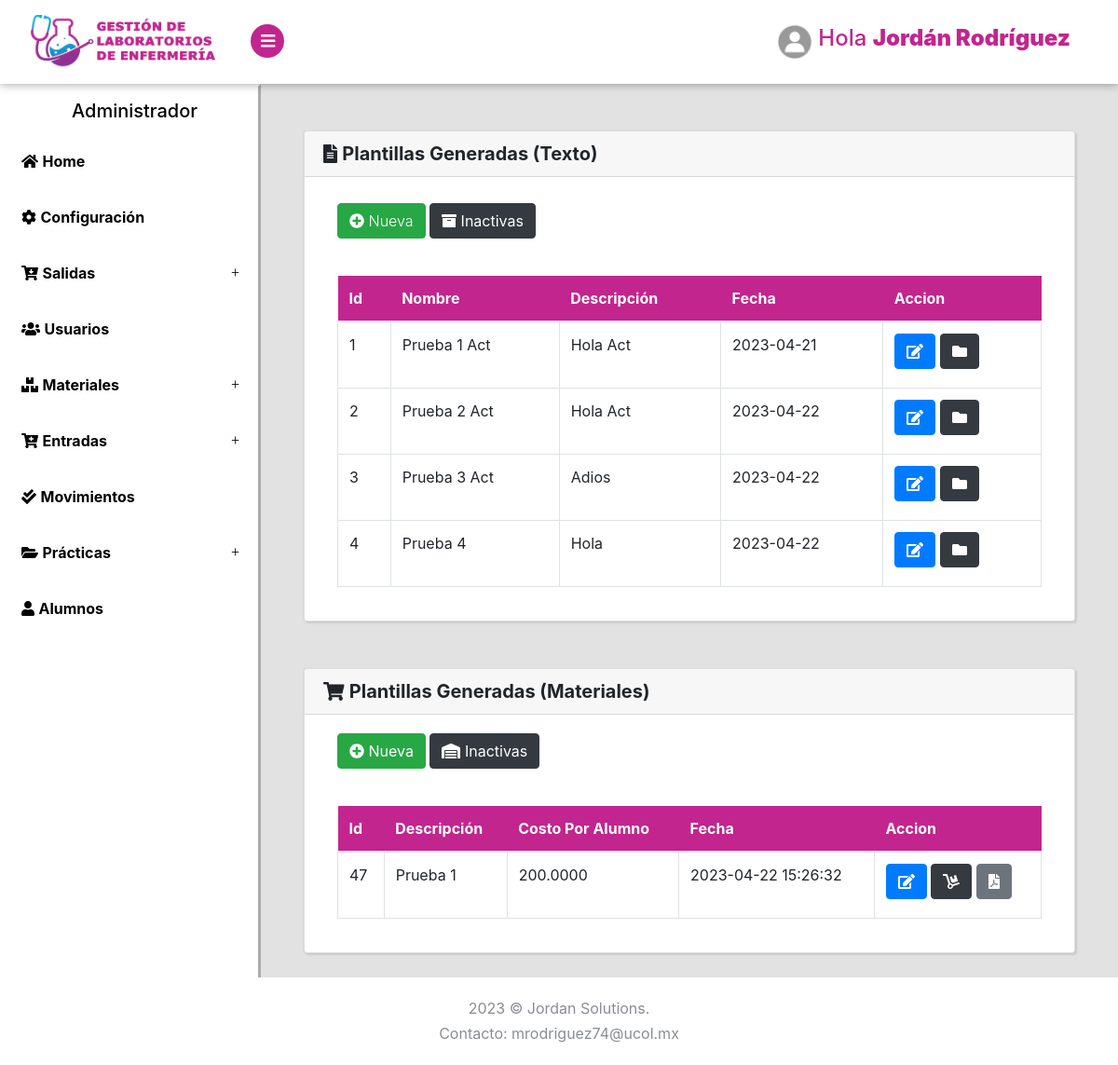
Page /Practicas/Plantillas (signed in) on the committed database.
### tables this page shows
CREATE TABLE `plantillas` (
  `id` int(11) NOT NULL,
  `nombre` varchar(200) NOT NULL,
  `descripcion` varchar(500) NOT NULL,
  `objetivo` varchar(300) NOT NULL,
  `requisitos` varchar(300) NOT NULL,
  `formato` varchar(100) NOT NULL,
  `estado` int(11) NOT NULL DEFAULT 1,
  `fecha` date NOT NULL DEFAULT current_timestamp()
);

### Libraries/Core/Views.php (called while the page is built)
<?php
class Views{
    function getView($controller, $view, $alert="", $data1 = "", $data2 = "", $data3 = "", $data4 = "", $data5 = "")
    {
        $controller = get_class($controller);
        if ($controller == "Login") {
            $view = "Views/".$view.".php";
        }else{
            $view = "Views/" . $controller . "/" . $view . ".php";
        }
        require_once($view);
    }
}
?>

### Controller/Practicas.php (called while the page is built, shortened)
<?php
class Practicas extends Controllers{
    public function Plantillas()
    {
        $data1 = $this->model->selectPlantillas();
        $data2 = $this->model->selectPlantillasM();
        $this->views->getView($this, "Plantillas", "", $data1, $data2);
        die();
    }
}
?>

### index.php (called while the page is built, shortened)
<?php
require_once("Helpers/Helpers.php");
require_once("Libraries/Core/Load.php");
?>

### Helpers/Helpers.php (called while the page is built, shortened)
<?php
function base_url()
{
    return BASE_URL;
}
?>

### Libraries/Core/Mysql.php (called while the page is built, shortened)
<?php
class Mysql extends Conexion{
    private $conexion;
    function __construct()
    {
        $this->conexion = new Conexion();
        $this->conexion = $this->conexion->conect();
    }
    public function select_all(string $query){
        $this->strquery = $query;
        $result = $this->conexion->prepare($this->strquery);
        $result->execute();
        $data = $result->fetchall(PDO::FETCH_ASSOC);
        return $data;
    }
}
?>

### Libraries/Core/Conexion.php (called while the page is built)
<?php
class Conexion{
    private $conect;
    public function __construct()
    {
      $conexion = "mysql:host=".HOST.";dbname=".BD.";.CHARSET.";
      try {
          $this->conect = new PDO($conexion, DB_USER, PASS);
          $this->conect->setAttribute(PDO::ATTR_ERRMODE, PDO::ERRMODE_EXCEPTION);
      } catch (PDOException $e) {
          $this->conect = "Error en la conexion";
          echo "Error: " . $e->getMessage();
      }
    }
    public function conect()
    {
        return $this->conect;
    }
}
?>

### Models/PracticasModel.php (called while the page is built, shortened)
<?php
class PracticasModel extends Mysql{
    public function selectPlantillas()
    {
        $sql = "SELECT * FROM plantillas WHERE estado = 1";
        $res = $this->select_all($sql);
        return $res;
    }
    public function selectPlantillasM()
    {
        $sql = "SELECT detalle_coti.id_cotizacion AS id, cotizaciones.descripcion, cotizaciones.fecha, SUM(detalle_coti.cantidad * productos.precio) AS total FROM detalle_coti, productos, cotizaciones WHERE detalle_coti.id_producto = productos.id AND detalle_coti.id_cotizacion = cotizaciones.id AND cotizaciones.estado = 1 GROUP BY detalle_coti.id_cotizacion";
        $res = $this->select_all($sql);
        return $res;
    }
}
?>

### Views/Practicas/Plantillas.php (the view, shortened to what this page needs)
<?php if($_SESSION['rol'] <= 1){ ?>
<div class="page-content2">
    <section>
        <div class="card container-fluid2 text-center">
            <div class="card-header"><i class="fas fa-exclamation-circle"></i> ERROR</div>
            <div class="card-body">
                <img src="../Assets/img/unicornio.png" style="height: 400px; ">
                <h5 class="card-title">Error: No tienes acceso a esta página.</h5>
            </div>
            <div class="card-footer text-muted">
              <a href="<?php echo base_url() ?>Dashboard/Alumnos" class="btn btn-primary">Ir al inicio</a>
            </div>
        </div>
    </section>
</div>
<?php }  else { ?>
<div class="page-content">
    <section>
        <div class="card container-fluid2">
            <h5 class="card-header"><i class="fas fa-file-alt"></i> <strong>Plantillas Generadas (Texto)</strong></h5>
            <div class="card-body">
                <div class="container-fluid ">
                    <div class="row">
                        <div class="col-lg-12 mt-2">
                            <div class="row">
                                <div class="col-lg-8 mb-2">
                                    <button class="btn btn-success mb-2" type="button" data-toggle="modal" data-target="#nueva_practica"><i class="fas fa-plus-circle"></i> Nueva</button>
                                    <a href="<?php echo base_url(); ?>Practicas/Eliminado" class="btn btn-dark mb-2"><i class="fas fa-archive"></i> Inactivas</a>
                                </div>
                                <div class="col-lg-4">
                                </div>
                            </div>
                            <div class="table-responsive mt-4">
                                <table class="table table-hover table-bordered" id="Table">
                                    <thead class="thead-personality">
                                        <tr>
                                            <th>Id</th>
                                            <th>Nombre</th>
                                            <th>Descripción</th>
                                            <th>Fecha</th>
                                            <th>Accion</th>
                                        </tr>
                                    </thead>
                                    <tbody>
                                        <?php foreach ($data1 as $lista) { ?>
                                            <tr>
                                                <td><?php echo $lista['id']; ?></td>
                                                <td><?php echo $lista['nombre']; ?></td>
                                                <td><?php echo $lista['descripcion']; ?></td>
                                                <td><?php echo $lista['fecha']; ?></td>
                                                <td>
                                                    <a title="Editar" href="<?php echo base_url() ?>Practicas/Teditar?id=<?php echo $lista['id']; ?>" class="btn btn-primary mb-2"><i class="fas fa-edit"></i></a>
                                                    <form action="<?php echo base_url() ?>Practicas/Teliminar?id=<?php echo $lista['id']; ?>" method="post" class="d-inline elim">
                                                        <button title="Inactivar" type="submit" class="btn btn-dark mb-2"><i class="fas fa-folder"></i></button>
                                                    </form>
                                                </td>
                                            </tr>
                                        <?php } ?>
                                    </tbody>
                                </table>
                            </div>
                        </div>
                    </div>
                </div>
            </div>
        </div>
        <div class="card container-fluid2">
            <h5 class="card-header"><i class="fas fa-shopping-cart"></i> <strong>Plantillas Generadas (Materiales)</strong></h5>
            <div class="card-body">
                <div class="container-fluid ">
                    <div class="row">
                        <div class="col-lg-12">
                            <div class="row">
                                <div class="col-lg-8 mb-2">
                                    <a href="<?php echo base_url(); ?>Practicas/Mplantilla" class="btn btn-success mb-2"><i class="fas fa-plus-circle"></i> Nueva</a>
                                    <a href="<?php echo base_url(); ?>Practicas/Eliminado" class="btn btn-dark mb-2"><i class="fas fa-warehouse"></i> Inactivas</a>
                                </div>
                                <div class="col-lg-4">
                                </div>
                            </div>
                            <div class="table-responsive mt-4">
                                <table class="table table-hover table-bordered" id="Table2">
                                    <thead class="thead-personality">
                                        <tr>
                                            <th>Id</th>
                                            <th>Descripción</th>
                                            <th>Costo Por Alumno</th>
                                            <th>Fecha</th>
                                            <th>Accion</th>
                                        </tr>
                                    </thead>
                                    <tbody>
                                        <?php foreach ($data2 as $materiales) { ?>
                                            <tr>
                                                <td><?php echo $materiales['id']; ?></td>
                                                <td><?php echo $materiales['descripcion']; ?></td>
                                                <td><?php echo $materiales['total']; ?></td>
                                                <td><?php echo $materiales['fecha']; ?></td>
                                                <td>
                                                    <a title="Editar" href="<?php echo base_url() ?>Practicas/Mplantilla?id=<?php echo $materiales['id']; ?>" class="btn btn-primary mb-2"><i class="fas fa-edit"></i></a>
                                                    <form action="<?php echo base_url() ?>Practicas/Meliminar?id=<?php echo $materiales['id']; ?>" method="post" class="d-inline elim">
                                                        <button title="Inactivar" type="submit" class="btn btn-dark mb-2"><i class="fas fa-dolly"></i></button>
                                                    </form>
                                                    <a title="Formato" href="<?php echo base_url(); ?>Practicas/ver?id=<?php echo $materiales['id']; ?>" target="_blank" rel="noopener noreferrer" class="btn btn-secondary mb-2"><i class="fa fa-file-pdf"></i></a>
                                                </td>
                                            </tr>
                                        <?php } ?>
                                    </tbody>
                                </table>
                            </div>
                        </div>
                    </div>
                </div>
            </div>
        </div>
    </section>
</div>
<?php } ?>

### Assets/css/style.default.css (style rules this page uses)
:root { --blue: #15c2e9; --graylight: #e2e2e2; --grayheader: #F7F7F7; --lavanda: #c2258e; --black: #000; --white: #fff; }
body { position: relative; }
section { padding: 0 1rem; }
a { -webkit-transition: all 0.3s; transition: all 0.3s; display: inline-block; }
button { cursor: pointer; }
i, span, strong { display: inline-block; }
.card { margin-bottom: 30px; -webkit-box-shadow: 2px 2px 2px rgba(0, 0, 0, 0.1), -1px 0 2px rgba(0, 0, 0, 0.05); box-shadow: 2px 2px 2px rgba(0, 0, 0, 0.1), -1px 0 2px rgba(0, 0, 0, 0.05); }
.page-content { position: relative; background: var(--graylight); min-height: 100vh; width: calc(100% - 280px); padding: 0; padding-bottom: 70px; }
button, input[type="submit"] { cursor: pointer; font-family: inherit; font-weight: 300 !important; }
.table { margin-bottom: 0; color: #8a8d93; }
.table td, .table th { border-color: #343a40; }
.table thead th { border: none; }
.table-bordered td, .table-bordered th { border-color: #343a40; }
.btn { font-weight: 400; border: 1px solid transparent; padding: 0.45rem 0.75rem; font-size: 1rem; line-height: 1.5; border-radius: 0.25rem; -webkit-transition: color 0.15s ease-in-out, background-color 0.15s ease-in-out, border-color 0.15s ease-in-out, -webkit-box-shadow 0.15s ease-in-out; transition: color 0.15s ease-in-out, background-color 0.15s ease-in-out, border-color 0.15s ease-in-out, -webkit-box-shadow 0.15s ease-in-out; transition: color 0.15s ease-in-out, background-color 0.15s ease-in-out, border-color 0.15s ease-in-out, box-shadow 0.15s ease-in-out; transition: color 0.15s ease-in-out, background-color 0.15s ease-in-out, border-color 0.15s ease-in-out, box-shadow 0.15s ease-in-out, -webkit-box-shadow 0.15s ease-in-out; }
.btn-primary { color: color-yiq(#db6574); background-color: #db6574; border-color: #db6574; }
.btn-secondary { color: color-yiq(#868e96); background-color: #868e96; border-color: #868e96; }
.btn-success { color: color-yiq(#28a745); background-color: #28a745; border-color: #28a745; }
.btn-dark { color: color-yiq(#212529); background-color: #212529; border-color: #212529; }
body { font-family: "Muli", sans-serif; font-size: 1rem; font-weight: 400; line-height: 1.5; color: #8a8d93; background-color: #fff; }
a { color: #db6574; text-decoration: none; }
h1, h2, h3, h4, h5, h6, .h1, .h2, .h3, .h4, .h5, .h6 { margin-bottom: 0.5rem; font-family: inherit; font-weight: 700; line-height: 1.2; color: inherit; }
h5, .h5 { font-size: 1.1rem; }
.card { background-color: #2d3035; border: 1px solid #34373d; border-radius: 0; }
.card-body { padding: 1.25rem; }
.card-header { padding: 0.75rem 1.25rem; background-color: rgba(0, 0, 0, 0.03); border-bottom: 1px solid #34373d; }
.card-header:first-child { border-radius: 0 0 0 0; }
.container-fluid2 { margin: 50px 30px; }
.thead-personality { background: var(--lavanda); color: var(--white); }

### rows in the picture
plantillas: id "1", nombre "Prueba 1 Act", descripcion "Hola Act", fecha "2023-04-21"
plantillas: id "2", nombre "Prueba 2 Act", descripcion "Hola Act", fecha "2023-04-22"
plantillas: id "3", nombre "Prueba 3 Act", descripcion "Adios", fecha "2023-04-22"
plantillas: id "4", nombre "Prueba 4", descripcion "Hola", fecha "2023-04-22"

### other values in the picture
$_SESSION['nombre'] "Jordán Rodríguez"
$materiales['id'] "47"
$materiales['descripcion'] "Prueba 1"
$materiales['total'] "200.0000"
$materiales['fecha'] "2023-04-22 15:26:32"
